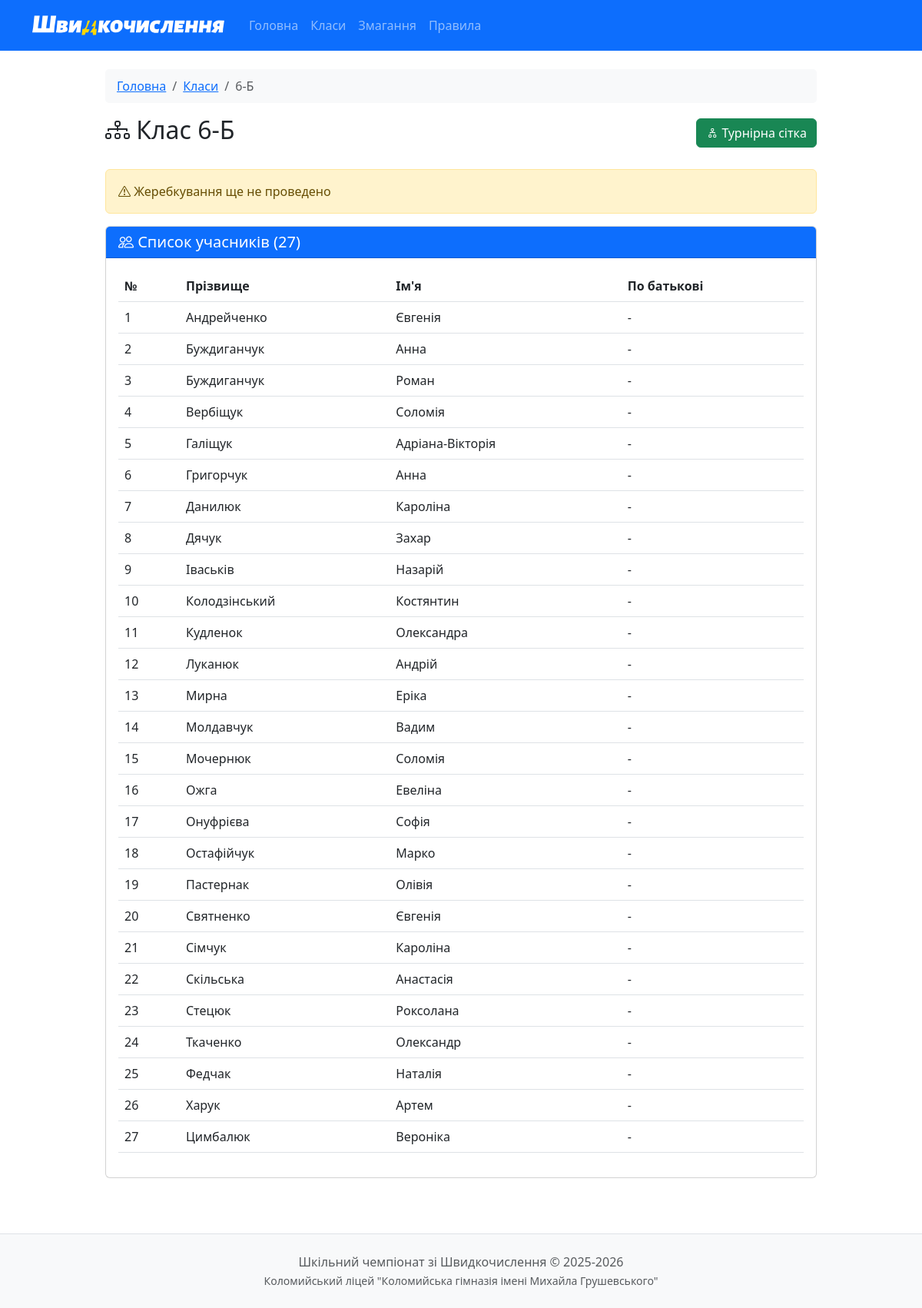
The page /class/6-Б on the database its author committed.
### models.py (models this page shows, shortened)
class Student(db.Model):
    id = db.Column(db.Integer, primary_key=True)
    first_name = db.Column(db.String(50), nullable=False)
    last_name = db.Column(db.String(50), nullable=False)
    patronymic = db.Column(db.String(50))
    class_name = db.Column(db.String(10), nullable=False)
    seed = db.Column(db.Integer)
    rating = db.Column(db.Float, default=0.0)  # Змінено на Float для 10.5 тощо
    has_bye = db.Column(db.Boolean, default=False)
    home_matches = db.relationship('Match', foreign_keys='Match.student1_id', backref='student1', lazy=True)
    away_matches = db.relationship('Match', foreign_keys='Match.student2_id', backref='student2', lazy=True)

### app.py (the view)
@app.route('/class/<class_name>')
def class_detail(class_name):
    students = Student.query.filter_by(class_name=class_name).order_by(Student.seed).all()
    has_draw = any(s.seed is not None for s in students)
    return render_template('class_detail.html',
                         class_name=class_name,
                         students=students,
                         has_draw=has_draw)

### templates/class_detail.html (shortened to what this page needs)
{% extends "base.html" %}
{% block content %}
<div class="row">
    <div class="col-md-10 mx-auto">
        <nav aria-label="breadcrumb">
            <ol class="breadcrumb">
                <li class="breadcrumb-item"><a href="{{ url_for('index') }}">Головна</a></li>
                <li class="breadcrumb-item"><a href="{{ url_for('classes') }}">Класи</a></li>
                <li class="breadcrumb-item active">{{ class_name }}</li>
            </ol>
        </nav>
        <div class="d-flex justify-content-between align-items-center mb-4">
            <h2><i class="bi bi-diagram-3"></i> Клас {{ class_name }}</h2>
            <a href="{{ url_for('bracket', class_name=class_name) }}" class="btn btn-success">
                <i class="bi bi-diagram-2"></i> Турнірна сітка
            </a>
        </div>
        {% if has_draw %}
        <div class="alert alert-success">
            <i class="bi bi-check-circle"></i> Жеребкування проведено
        </div>
        {% else %}
        <div class="alert alert-warning">
            <i class="bi bi-exclamation-triangle"></i> Жеребкування ще не проведено
        </div>
        {% endif %}
        <div class="card">
            <div class="card-header bg-primary text-white">
                <h5 class="mb-0">
                    <i class="bi bi-people"></i> Список учасників ({{ students|length }})
                </h5>
            </div>
            <div class="card-body">
                {% if students %}
                <div class="table-responsive">
                    <table class="table table-hover">
                        <thead>
                            <tr>
                                {% if has_draw %}
                                <th width="80">Номер</th>
                                {% else %}
                                <th width="80">№</th>
                                {% endif %}
                                <th>Прізвище</th>
                                <th>Ім'я</th>
                                <th>По батькові</th>
                            </tr>
                        </thead>
                        <tbody>
                            {% for student in students %}
                            <tr>
                                <td>
                                    {% if student.seed %}
                                        <span class="badge bg-primary">{{ student.seed }}</span>
                                    {% else %}
                                        {{ loop.index }}
                                    {% endif %}
                                </td>
                                <td>{{ student.last_name }}</td>
                                <td>{{ student.first_name }}</td>
                                <td>{{ student.patronymic or '-' }}</td>
                            </tr>
                            {% endfor %}
                        </tbody>
                    </table>
                </div>
                {% else %}
                <p class="text-muted text-center mb-0">Немає учасників</p>
                {% endif %}
            </div>
        </div>
    </div>
</div>
{% endblock %}

### static/css/style.css (style rules this page uses)
body { min-height: 100vh; display: flex; flex-direction: column; }
.card { transition: transform 0.2s, box-shadow 0.2s; }
.card, .alert { animation: fadeIn 0.3s ease-out; }
.btn { transition: all 0.2s; }
.breadcrumb { background: #f8f9fa; padding: 10px 15px; border-radius: 5px; }

### rows shown on the page
Student: last_name "Андрейченко", first_name "Євгенія", patronymic "-"
Student: last_name "Буждиганчук", first_name "Анна", patronymic "-"
Student: last_name "Буждиганчук", first_name "Роман", patronymic "-"
Student: last_name "Вербіщук", first_name "Соломія", patronymic "-"
Student: last_name "Галіщук", first_name "Адріана-Вікторія", patronymic "-"
Student: last_name "Григорчук", first_name "Анна", patronymic "-"
Student: last_name "Данилюк", first_name "Кароліна", patronymic "-"
Student: last_name "Дячук", first_name "Захар", patronymic "-"
Student: last_name "Іваськів", first_name "Назарій", patronymic "-"
Student: last_name "Колодзінський", first_name "Костянтин", patronymic "-"
Student: last_name "Кудленок", first_name "Олександра", patronymic "-"
Student: last_name "Луканюк", first_name "Андрій", patronymic "-"
Student: last_name "Мирна", first_name "Еріка", patronymic "-"
Student: last_name "Молдавчук", first_name "Вадим", patronymic "-"
Student: last_name "Мочернюк", first_name "Соломія", patronymic "-"
Student: last_name "Ожга", first_name "Евеліна", patronymic "-"
Student: last_name "Онуфрієва", first_name "Софія", patronymic "-"
Student: last_name "Остафійчук", first_name "Марко", patronymic "-"
Student: last_name "Пастернак", first_name "Олівія", patronymic "-"
Student: last_name "Святненко", first_name "Євгенія", patronymic "-"
Student: last_name "Сімчук", first_name "Кароліна", patronymic "-"
Student: last_name "Скільська", first_name "Анастасія", patronymic "-"
Student: last_name "Стецюк", first_name "Роксолана", patronymic "-"
Student: last_name "Ткаченко", first_name "Олександр", patronymic "-"
Student: last_name "Федчак", first_name "Наталія", patronymic "-"
Student: last_name "Харук", first_name "Артем", patronymic "-"
Student: last_name "Цимбалюк", first_name "Вероніка", patronymic "-"

### other values the page prints
{{ class_name }} "6-Б"
{{ students|length }} "27"
